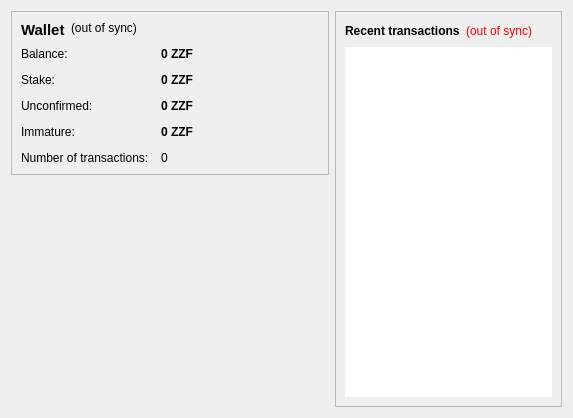
<?xml version="1.0" encoding="UTF-8"?>
<ui version="4.0">
 <class>OverviewPage</class>
 <widget class="QWidget" name="OverviewPage">
  <property name="geometry">
   <rect>
    <x>0</x>
    <y>0</y>
    <width>573</width>
    <height>418</height>
   </rect>
  </property>
  <property name="windowTitle">
   <string>Form</string>
  </property>
  <property name="autoFillBackground">
   <bool>false</bool>
  </property>
  <layout class="QHBoxLayout" name="horizontalLayout" stretch="1,1">
   <item>
    <layout class="QVBoxLayout" name="verticalLayout_2">
     <item>
      <widget class="QFrame" name="frame">
       <property name="frameShape">
        <enum>QFrame::StyledPanel</enum>
       </property>
       <property name="frameShadow">
        <enum>QFrame::Raised</enum>
       </property>
       <layout class="QVBoxLayout" name="verticalLayout_4">
        <item>
         <layout class="QHBoxLayout" name="horizontalLayout_4">
          <item>
           <widget class="QLabel" name="label_5">
            <property name="font">
             <font>
              <pointsize>11</pointsize>
              <weight>75</weight>
              <bold>true</bold>
             </font>
            </property>
            <property name="text">
             <string>Wallet</string>
            </property>
            <property name="alignment">
             <set>Qt::AlignLeading|Qt::AlignLeft|Qt::AlignTop</set>
            </property>
           </widget>
          </item>
          <item>
           <widget class="QLabel" name="labelWalletStatus">
            <property name="toolTip">
             <string>The displayed information may be out of date. Your wallet automatically synchronizes with the Zarbitfast network after a connection is established, but this process has not completed yet.</string>
            </property>
            <property name="text">
             <string notr="true">(out of sync)</string>
            </property>
            <property name="alignment">
             <set>Qt::AlignLeading|Qt::AlignLeft|Qt::AlignTop</set>
            </property>
           </widget>
          </item>
          <item>
           <spacer name="horizontalSpacer_2">
            <property name="orientation">
             <enum>Qt::Horizontal</enum>
            </property>
            <property name="sizeHint" stdset="0">
             <size>
              <width>40</width>
              <height>20</height>
             </size>
            </property>
           </spacer>
          </item>
         </layout>
        </item>
        <item>
         <layout class="QFormLayout" name="formLayout_2">
          <property name="fieldGrowthPolicy">
           <enum>QFormLayout::AllNonFixedFieldsGrow</enum>
          </property>
          <property name="labelAlignment">
           <set>Qt::AlignLeading|Qt::AlignLeft|Qt::AlignTop</set>
          </property>
          <property name="horizontalSpacing">
           <number>12</number>
          </property>
          <property name="verticalSpacing">
           <number>12</number>
          </property>
          <item row="0" column="0">
           <widget class="QLabel" name="label">
            <property name="styleSheet">
             <string notr="true"/>
            </property>
            <property name="text">
             <string>Balance:</string>
            </property>
           </widget>
          </item>
          <item row="0" column="1">
           <widget class="QLabel" name="labelBalance">
            <property name="font">
             <font>
              <weight>75</weight>
              <bold>true</bold>
             </font>
            </property>
            <property name="cursor">
             <cursorShape>IBeamCursor</cursorShape>
            </property>
            <property name="toolTip">
             <string>Your current balance</string>
            </property>
            <property name="text">
             <string notr="true">0 ZZF</string>
            </property>
            <property name="textInteractionFlags">
             <set>Qt::LinksAccessibleByMouse|Qt::TextSelectableByKeyboard|Qt::TextSelectableByMouse</set>
            </property>
           </widget>
          </item>
          <item row="1" column="0">
           <widget class="QLabel" name="label_6">
            <property name="text">
             <string>Stake:</string>
            </property>
           </widget>
          </item>
          <item row="1" column="1">
           <widget class="QLabel" name="labelStake">
            <property name="font">
             <font>
              <weight>75</weight>
              <bold>true</bold>
             </font>
            </property>
            <property name="cursor">
             <cursorShape>IBeamCursor</cursorShape>
            </property>
            <property name="toolTip">
             <string>Total of coins that was staked, and do not yet count toward the current balance</string>
            </property>
            <property name="text">
             <string notr="true">0 ZZF</string>
            </property>
            <property name="textInteractionFlags">
             <set>Qt::LinksAccessibleByMouse|Qt::TextSelectableByKeyboard|Qt::TextSelectableByMouse</set>
            </property>
           </widget>
          </item>
          <item row="2" column="0">
           <widget class="QLabel" name="label_3">
            <property name="text">
             <string>Unconfirmed:</string>
            </property>
           </widget>
          </item>
          <item row="2" column="1">
           <widget class="QLabel" name="labelUnconfirmed">
            <property name="font">
             <font>
              <weight>75</weight>
              <bold>true</bold>
             </font>
            </property>
            <property name="cursor">
             <cursorShape>IBeamCursor</cursorShape>
            </property>
            <property name="toolTip">
             <string>Total of transactions that have yet to be confirmed, and do not yet count toward the current balance</string>
            </property>
            <property name="text">
             <string notr="true">0 ZZF</string>
            </property>
            <property name="textInteractionFlags">
             <set>Qt::LinksAccessibleByMouse|Qt::TextSelectableByKeyboard|Qt::TextSelectableByMouse</set>
            </property>
           </widget>
          </item>
          <item row="3" column="0">
           <widget class="QLabel" name="labelImmatureText">
            <property name="text">
             <string>Immature:</string>
            </property>
           </widget>
          </item>
          <item row="3" column="1">
           <widget class="QLabel" name="labelImmature">
            <property name="font">
             <font>
              <weight>75</weight>
              <bold>true</bold>
             </font>
            </property>
            <property name="toolTip">
             <string>Mined balance that has not yet matured</string>
            </property>
            <property name="text">
             <string notr="true">0 ZZF</string>
            </property>
            <property name="textInteractionFlags">
             <set>Qt::LinksAccessibleByMouse|Qt::TextSelectableByKeyboard|Qt::TextSelectableByMouse</set>
            </property>
           </widget>
          </item>
          <item row="4" column="0">
           <widget class="QLabel" name="label_2">
            <property name="text">
             <string>Number of transactions:</string>
            </property>
           </widget>
          </item>
          <item row="4" column="1">
           <widget class="QLabel" name="labelNumTransactions">
            <property name="toolTip">
             <string>Total number of transactions in wallet</string>
            </property>
            <property name="text">
             <string notr="true">0</string>
            </property>
           </widget>
          </item>
         </layout>
        </item>
       </layout>
      </widget>
     </item>
     <item>
      <widget class="QWidget" name="widget" native="true">
       <layout class="QVBoxLayout" name="verticalLayout_6">
        <item>
         <spacer name="verticalSpacer">
          <property name="orientation">
           <enum>Qt::Vertical</enum>
          </property>
          <property name="sizeHint" stdset="0">
           <size>
            <width>20</width>
            <height>40</height>
           </size>
          </property>
         </spacer>
        </item>
        <item>
         <layout class="QHBoxLayout" name="horizontalLayout_3">
          <item>
           <spacer name="horizontalSpacer_3">
            <property name="orientation">
             <enum>Qt::Horizontal</enum>
            </property>
            <property name="sizeHint" stdset="0">
             <size>
              <width>40</width>
              <height>20</height>
             </size>
            </property>
           </spacer>
          </item>
          <item>
           <widget class="QPushButton" name="HomeButton">
            <property name="toolTip">
             <string> Click to go to Zarbitfast Home page. </string>
            </property>
            <property name="minimumSize">
             <size>
              <width>300</width>
              <height>200</height>
             </size>
            </property>
            <property name="maximumSize">
             <size>
              <width>300</width>
              <height>200</height>
             </size>
            </property>
            <property name="cursor">
             <cursorShape>PointingHandCursor</cursorShape>
            </property>
            <property name="text">
             <string/>
            </property>
            <property name="icon">
             <iconset resource="../bitcoin.qrc">
              <normaloff>:/images/backg</normaloff>:/images/backg</iconset>
            </property>
            <property name="iconSize">
             <size>
              <width>300</width>
              <height>200</height>
             </size>
            </property>
            <property name="flat">
             <bool>true</bool>
            </property>
           </widget>
          </item>
          <item>
           <spacer name="horizontalSpacer_4">
            <property name="orientation">
             <enum>Qt::Horizontal</enum>
            </property>
            <property name="sizeHint" stdset="0">
             <size>
              <width>40</width>
              <height>20</height>
             </size>
            </property>
           </spacer>
          </item>
         </layout>
        </item>
        <item>
         <spacer name="verticalSpacer_2">
          <property name="orientation">
           <enum>Qt::Vertical</enum>
          </property>
          <property name="sizeHint" stdset="0">
           <size>
            <width>20</width>
            <height>40</height>
           </size>
          </property>
         </spacer>
        </item>
       </layout>
      </widget>
     </item>
    </layout>
   </item>
   <item>
    <layout class="QVBoxLayout" name="verticalLayout_3">
     <item>
      <widget class="QFrame" name="frame_2">
       <property name="frameShape">
        <enum>QFrame::StyledPanel</enum>
       </property>
       <property name="frameShadow">
        <enum>QFrame::Raised</enum>
       </property>
       <layout class="QVBoxLayout" name="verticalLayout">
        <item>
         <layout class="QHBoxLayout" name="horizontalLayout_2">
          <item>
           <widget class="QLabel" name="label_4">
            <property name="text">
             <string>&lt;b&gt;Recent transactions&lt;/b&gt;</string>
            </property>
           </widget>
          </item>
          <item>
           <widget class="QLabel" name="labelTransactionsStatus">
            <property name="toolTip">
             <string>The displayed information may be out of date. Your wallet automatically synchronizes with the Zarbitfast network after a connection is established, but this process has not completed yet.</string>
            </property>
            <property name="styleSheet">
             <string notr="true">QLabel { color: red; }</string>
            </property>
            <property name="text">
             <string notr="true">(out of sync)</string>
            </property>
            <property name="alignment">
             <set>Qt::AlignRight|Qt::AlignTrailing|Qt::AlignVCenter</set>
            </property>
           </widget>
          </item>
          <item>
           <spacer name="horizontalSpacer">
            <property name="orientation">
             <enum>Qt::Horizontal</enum>
            </property>
            <property name="sizeHint" stdset="0">
             <size>
              <width>40</width>
              <height>20</height>
             </size>
            </property>
           </spacer>
          </item>
         </layout>
        </item>
        <item>
         <widget class="QListView" name="listTransactions">
          <property name="styleSheet">
           <string notr="true">QMenu{background-color:rgb(255,233,142); color:black; border: 2px solid darkgrey};
</string>
          </property>
          <property name="frameShape">
           <enum>QFrame::NoFrame</enum>
          </property>
          <property name="verticalScrollBarPolicy">
           <enum>Qt::ScrollBarAlwaysOff</enum>
          </property>
          <property name="horizontalScrollBarPolicy">
           <enum>Qt::ScrollBarAlwaysOff</enum>
          </property>
          <property name="selectionMode">
           <enum>QAbstractItemView::NoSelection</enum>
          </property>
         </widget>
        </item>
       </layout>
      </widget>
     </item>
    </layout>
   </item>
  </layout>
 </widget>
 <resources>
  <include location="../bitcoin.qrc"/>
 </resources>
 <connections/>
</ui>
